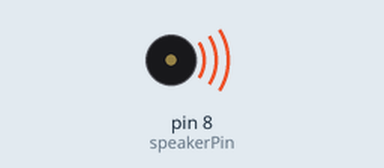
A sketch run on a simulated Arduino Uno, built with avr-gcc and run on an emulated ATmega328P. Parts: buzzer (waves = sounding).

Above: at 0.2 s.
Timing chart, 0 to 6.5 s (numbered marks = the images above):
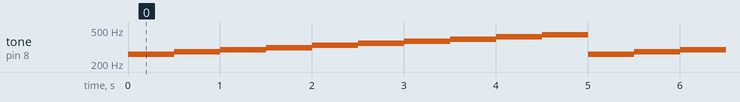

The sketch:

sound.ino
```cpp
int speakerPin = 8;
int numTones = 10;
int tones[] = {261,277,294,311,330,349,370,392,415,440};
// mid C C# D D# E F F# G G# A
void setup()
{
  pinMode(speakerPin, OUTPUT);
}
void loop()
{
  for (int i=0; i < numTones; i++)
  {
    tone(speakerPin, tones[i]);
    delay(500);
  }
}
```

Measured:
- by itself, tone on pin 8 (speakerPin): repeats every 5.0 s: 277 Hz 0.50 s, 294 Hz 0.50 s, 311 Hz 0.50 s, 330 Hz 0.50 s, 349 Hz 0.50 s, 370 Hz 0.50 s, 392 Hz 0.50 s, 415 Hz 0.50 s, 440 Hz 0.50 s, 261 Hz 0.50 s
